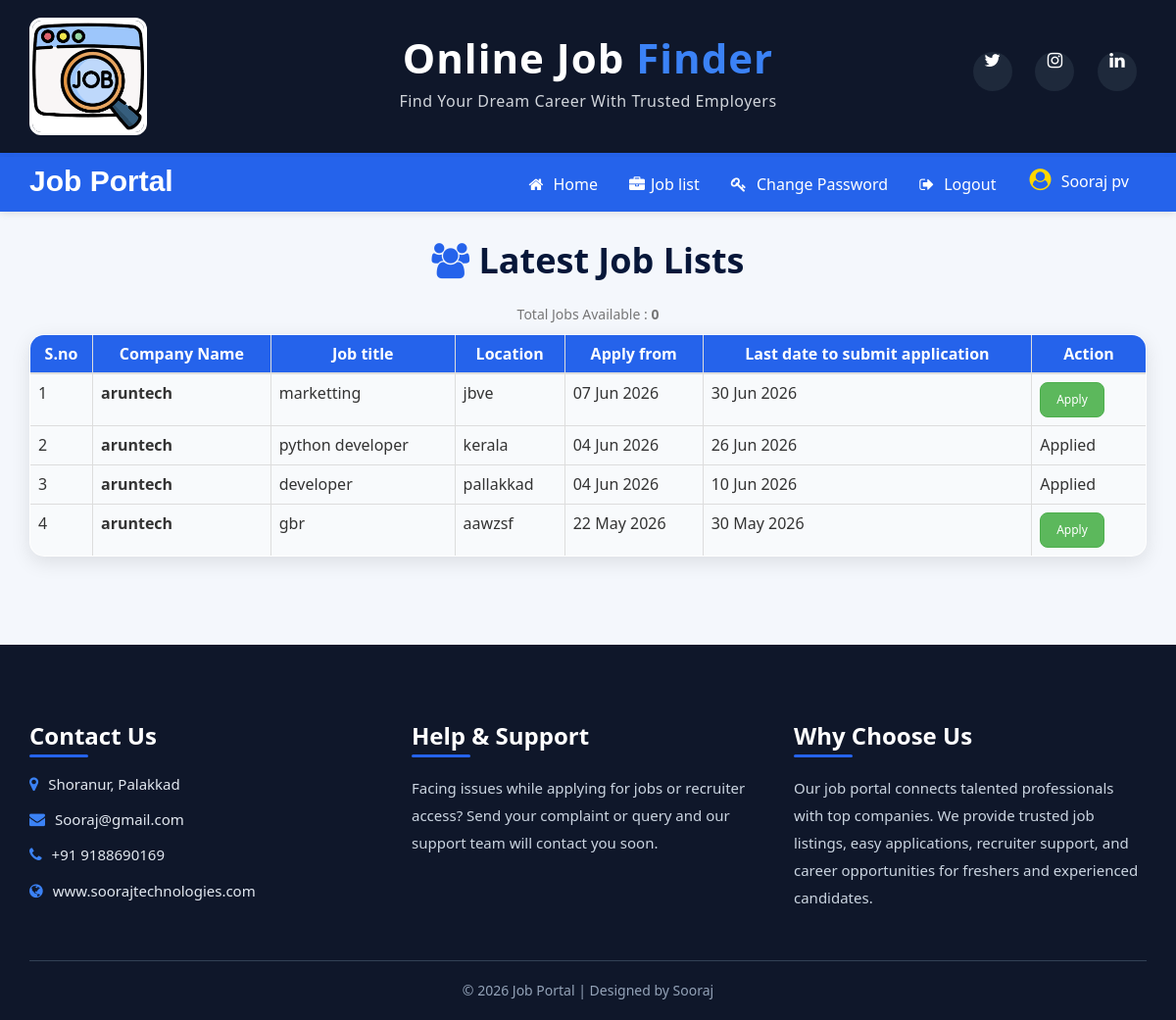
/userjobs (signed in), run on the app's committed database.
### job/models.py (models this page shows, shortened)
class Job(models.Model):
    recruiter = models.ForeignKey(Recruiter, on_delete=models.CASCADE)
    title = models.CharField()
    start_date = models.DateField()
    end_date = models.DateField()
    salary = models.FloatField(max_length=30)
    image = models.FileField()
    description = models.CharField()
    experience = models.CharField()
    location = models.CharField(max_length=20)
    skills = models.CharField(max_length=20)
    creation_date = models.DateField()

class Recruiter(models.Model):
    user=models.ForeignKey(User, on_delete=models.CASCADE)
    phone=models.IntegerField(null=True)
    image=models.FileField(null=True)
    gender=models.CharField(max_length=10,null=True)
    company=models.CharField(null=True)
    type=models.CharField(max_length=10,null=True)
    status=models.CharField(max_length=20,null=True)

### job/views.py (the view)
# urls.py: path('userjobs',views.userjobs,name='userjobs'),
def userjobs(request):
    job=Job.objects.all().order_by('-start_date')
    user=request.user
    applicant=ApplicantUser.objects.get(user=user)
    data=Appliedjob.objects.filter(applicant=applicant)
    li=[]
    for i in data:
        li.append(i.job.id)
    context = {'job': job,'li':li}
    return render(request, 'userjobs.html',context)

### job/templates/userjobs.html
{% load static %}
<link rel="stylesheet" href="{% static 'css/user_login.css' %}">
{% block body %}
{% include 'user_navigation.html' %}
<h1 class="text-center" style="color:#071739; font-weight:bold; margin-top:30px; margin-bottom:25px;">
    <i class="fa fa-users" style="color:#2563EB;"></i> Latest Job Lists
</h1>
<div class="container">
    <p class="text-center text-muted">
    Total Jobs Available : <strong>{{data|length}}</strong>
</p>
<table class="table table-hover table-bordered" id="example"
       style="background:white;
              border-radius:15px;
              overflow:hidden;
              box-shadow:0 6px 20px rgba(0,0,0,0.1);">
    <thead>
    <tr style="background:#2563EB; color:white; font-size:16px;">
        <th class="text-center">S.no</th>
        <th class="text-center">Company Name</th>
        <th class="text-center">Job title</th>
        <th class="text-center">Location</th>
        <th class="text-center">Apply from</th>
        <th class="text-center">Last date to submit application</th>
        <th class="text-center">Action</th>
    </tr>
    </thead>
    <tbody>
    {% for i in job %}
    <tr style="background:#F8FAFC;">
        <td>{{forloop.counter}}</td>
        <td>
            <strong>
                {{i.recruiter.company}}
            </strong>
        </td>
        <td>{{i.title}}</td>
        <td>{{i.location}}</td>
        <td>{{i.start_date|date:"d M Y"}}</td>
        <td>{{i.end_date|date:"d M Y"}}</td>
        {%if i.id in li %}
        <td>Applied</td>
        {% else %}
<td>
    <a href="{% url 'jobdetails' i.id %}" class="btn btn-success btn-sm mr-2 shadow"
       style="border-radius:8px; padding:8px 16px; margin-right:10px;">Apply</a>
    {% endif %}
</td>
    </tr>
    {% endfor %}
    </tbody>
</table>
</div>
{% include 'footer.html' %}
{% endblock %}

### job/templates/user_navigation.html (shortened to what this page needs)
<!DOCTYPE html>
<html lang="en">
<head>
    {% load static %}
    <link rel="stylesheet"
          href="https://maxcdn.bootstrapcdn.com/bootstrap/3.4.1/css/bootstrap.min.css">
    <link rel="stylesheet"
          href="https://cdnjs.cloudflare.com/ajax/libs/font-awesome/4.7.0/css/font-awesome.min.css">
</head>
<body>
<div class="container-fluid top-header">
    <div class="container">
        <div class="row">
            <div class="col-sm-3 logo-section">
                <img src="{% static 'images/job1.jpg' %}"
                     alt="logo"
                     class="img-responsive logo-img">
            </div>
            <div class="col-sm-6 text-center">
                <div class="brand-title">
                    <h1>
                        <span class="red-text">Online Job</span>
                        <span class="blue-text"> Finder</span>
                    </h1>
                    <p>
                        Find Your Dream Career With Trusted Employers
                    </p>
                </div>
            </div>
            <div class="col-sm-3">
                <div class="social-icons">
                    <a href="#">
                        <i class="fa fa-twitter"></i>
                    </a>
                    <a href="#">
                        <i class="fa fa-instagram"></i>
                    </a>
                    <a href="#">
                        <i class="fa fa-linkedin"></i>
                    </a>
                </div>
            </div>
        </div>
    </div>
</div>
<nav class="navbar custom-navbar">
    <div class="container">
        <div class="navbar-header">
            <a class="navbar-brand" href="#">
                Job Portal
            </a>
        </div>
        <div class="collapse navbar-collapse" id="jobNavbar">
            <ul class="nav navbar-nav navbar-right">
                <li>
                    <a href="{% url 'user_home' %}">
                        <i class="fa fa-home"></i> Home
                    </a>
                </li>
                <li>
                    <a href="{% url 'userjobs' %}">
                        <i class="fa fa-briefcase"></i>Job list
                    </a>
                </li>
                <li>
                    <a href="{% url 'applicantchange_password' %}">
                        <i class="fa fa-key"></i> Change Password
                    </a>
                </li>
                <li>
                    <a href="{% url 'Logout' %}">
                        <i class="fa fa-sign-out"></i> Logout
                    </a>
                </li>
<li class="user-profile">
    <a href="#">
        <i class="fa fa-user-circle user-icon"></i>
        <span>
            {{request.user.first_name}} {{request.user.last_name}}
        </span>
    </a>
</li>
            </ul>
        </div>
    </div>
</nav>
</body>
</html>

### job/static/css/user_login.css (style rules this page uses)
body { background:#f8fafc; min-height:100vh; font-family:'Poppins',sans-serif; }

### job/static/css/footer.css (style rules this page uses)
.social-icons a { display:inline-block; width:40px; height:40px; line-height:40px; text-align:center; background:#1e293b; color:white; border-radius:50%; margin-right:10px; transition:0.3s; }

### job/templates/user_navigation.html (style rules this page uses)
body { margin:0; padding:0; font-family:'Segoe UI', Tahoma, Geneva, Verdana, sans-serif; background:#f4f7fc; }
.top-header { background:#0F172A; padding:18px 0; border-bottom:4px solid #2563EB; box-shadow:0 3px 10px rgba(0,0,0,0.15); }
.logo-img { width:120px; height:120px; border-radius:12px; object-fit:cover; border:3px solid white; }
.brand-title { margin-top:18px; }
.brand-title h1 { font-size:42px; font-weight:700; margin:0; letter-spacing:1px; }
.red-text { color:white; }
.blue-text { color:#3B82F6; }
.brand-title p { color:#d1d5db; margin-top:10px; font-size:16px; letter-spacing:0.5px; }
.social-icons { text-align:right; margin-top:35px; }
.social-icons a { display:inline-flex; justify-content:center; align-items:center; width:42px; height:42px; border-radius:50%; background:white; color:#0F172A; margin-left:10px; text-decoration:none; font-size:18px; transition:0.3s; }
.custom-navbar { background:#2563EB; border:none; border-radius:0; margin-bottom:0; box-shadow:0 2px 8px rgba(0,0,0,0.1); }
.navbar-brand { color:white !important; font-size:30px; font-weight:bold; padding-top:15px; font-family:'Trebuchet MS', sans-serif; }
.navbar-nav { float:right; }
.navbar-nav li a { color:white !important; font-size:16px; font-weight:500; padding:18px 16px; transition:0.3s; }
.navbar-nav li a i { margin-right:6px; }
.user-profile a { display:flex; align-items:center; gap:8px; color:white !important; font-weight:600; font-size:15px; padding:12px 18px !important; border-radius:30px; transition:0.3s ease; }
.user-icon { font-size:22px; color:#FFD700; }

### data on the page
Job: recruiter.company "aruntech", title "marketting", location "jbve", start_date "07 Jun 2026", end_date "30 Jun 2026", shows "Apply"
Job: recruiter.company "aruntech", title "python developer", location "kerala", start_date "04 Jun 2026", end_date "26 Jun 2026", shows "Applied"
Job: recruiter.company "aruntech", title "developer", location "pallakkad", start_date "04 Jun 2026", end_date "10 Jun 2026", shows "Applied"
Job: recruiter.company "aruntech", title "gbr", location "aawzsf", start_date "22 May 2026", end_date "30 May 2026", shows "Apply"

### other printed values
{{ request.user.first_name }} "Sooraj"
{{ request.user.last_name }} "pv"
{{ data|length }} "0"
